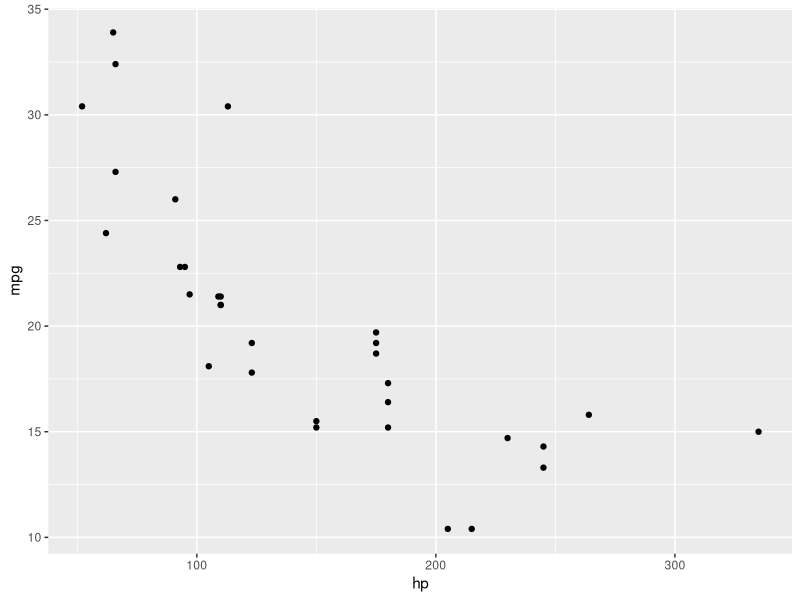
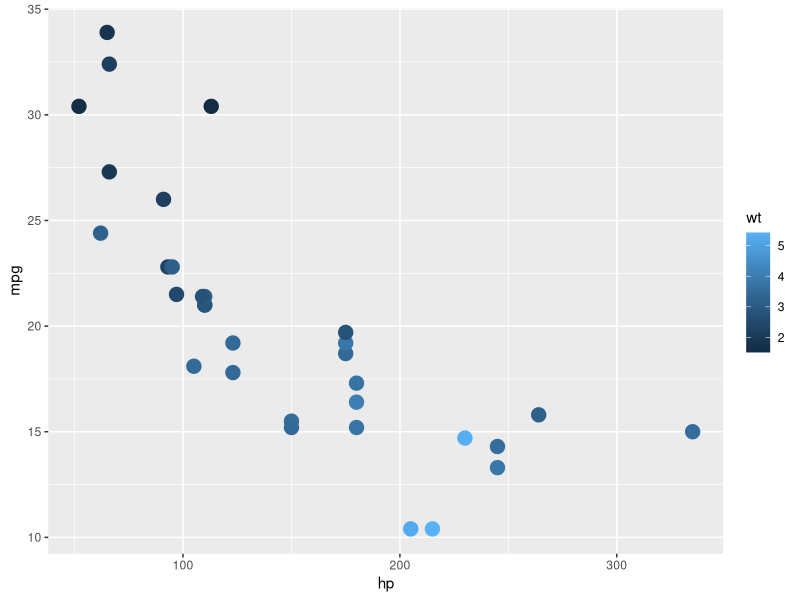
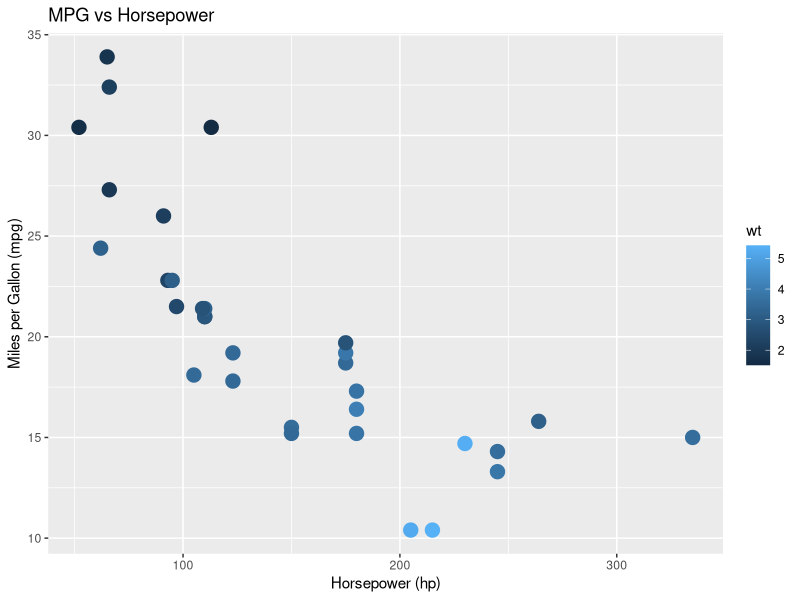

Reproduce these figures in R, in order.
## ---- chunk 1
library(dplyr)
library(tidyr)
## ---- chunk 2
# loading the mtcars dataset
library(readr) # needed to call  read_csv()
library(magrittr) # needed for the pipe operator %>% 
mtcars_data = read_csv("data/mtcars.csv")

# checking
mtcars_data %>% dim()
mtcars_data %>% colnames()

# checking a specific variable
mtcars_data$gear # return all values in the console
mtcars_data$gear %>%  unique() # return the set of unique values
mtcars_data$gear %>%  unique() %>% sort() # return the set of unique values and sort them 


## ---- chunk 3
#  creating a subset of the data with only cars having 4  gears
dat0 = mtcars_data %>% filter(gear == 4) 

dat0
## ---- chunk 4
# creating a dataset with same variables but rows sorted by mpg
dat1 = mtcars_data %>% arrange(mpg)
dat1
## ---- chunk 5
# creaintg a subset of the data containing only variables mpg and cyl
dat2 = mtcars_data %>% select(mpg,cyl)
dat2
## ---- chunk 6
# creating a new dataset with new variable  ratio, defined as hp/wt
dat3 = mtcars_data %>% mutate(ratio = hp/wt)
dat3
## ---- chunk 7
dat5 =  mtcars_data %>% 
  filter(gear == 4) %>%  # only 4-gear cars
  arrange(mpg) %>%  # arranging by mpg
  mutate(ratio = hp/wt) # new variable
dat5
## ---- chunk 8
library(ggplot2)

mtcars_data %>%  # what data?
  ggplot( aes(x = hp, y = mpg) ) + # what variables on the axes?
  geom_point() # what type of representation?
## ---- chunk 9
mtcars_data %>% 
  ggplot( aes(x = hp, y = mpg, colour = wt, size=2) ) +
  geom_point() + 
  scale_size(guide = "none")
## ---- chunk 10
mtcars_data %>% 
  ggplot( aes(x = hp, y = mpg, colour = wt, size=2) ) +
  geom_point() +
  scale_size(guide = "none") + 
  labs(title = "MPG vs Horsepower",
       x = "Horsepower (hp)",
       y = "Miles per Gallon (mpg)") 
